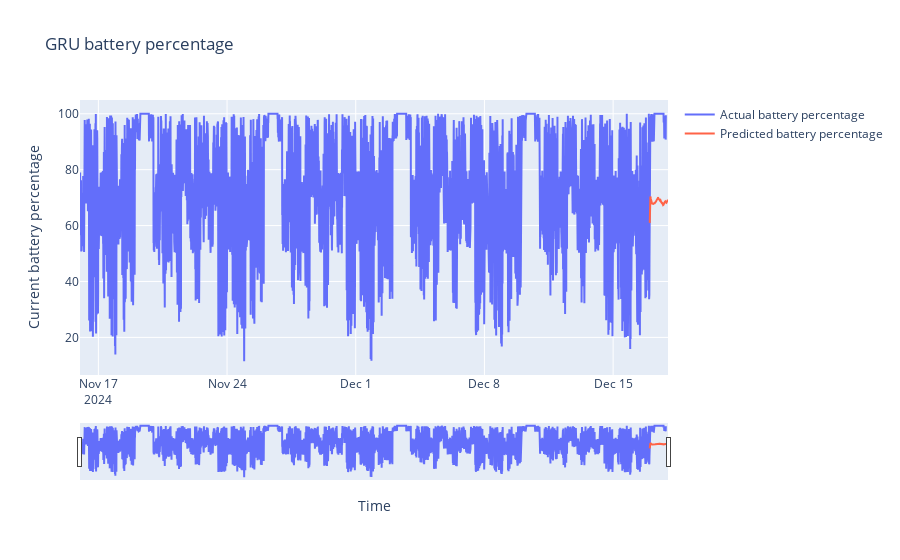

The code cell stored with this chart in its notebook:
### Code cell
# 그래프 객체 생성
fig = go.Figure()

# 기존 전력 사용량 데이터 추가
fig.add_trace(go.Scatter(x=data['time'], y=data['Current battery percentage'],
                         mode='lines', name='Actual battery percentage'))

# 예측 전력 사용량 데이터 추가 (여기서 수정된 부분)
fig.add_trace(go.Scatter(x=predicted_dates, y=lstm_predict.flatten(),
                         mode='lines', name='Predicted battery percentage',
                         line=dict(color='tomato')))  # 예측 데이터에는 다른 색상을 사용

# 레이아웃 업데이트
fig.update_layout(
    title='GRU battery percentage',
    xaxis_title='Time',
    yaxis_title='Current battery percentage',
    xaxis_rangeslider_visible=True
)

# 그래프 표시
fig.show()

### Figure 1 — Plotly figure (JSON) as saved in the notebook; plotly's stock layout.template omitted (floating-point values rounded to 4 significant figures; data arrays with more than 128 entries replaced by an {"elided": "..."} marker saying what was removed)
{"data": [{"mode": "lines", "name": "Actual battery percentage", "type": "scatter", "x": {"elided": "4590 str values"}, "y": {"elided": "4590 float values"}}, {"line": {"color": "tomato"}, "mode": "lines", "name": "Predicted battery percentage", "type": "scatter", "x": {"elided": "144 str values"}, "y": {"elided": "144 float values"}}], "layout": {"title": {"text": "GRU battery percentage"}, "xaxis": {"rangeslider": {"visible": true}, "title": {"text": "Time"}}, "yaxis": {"title": {"text": "Current battery percentage"}}}}
